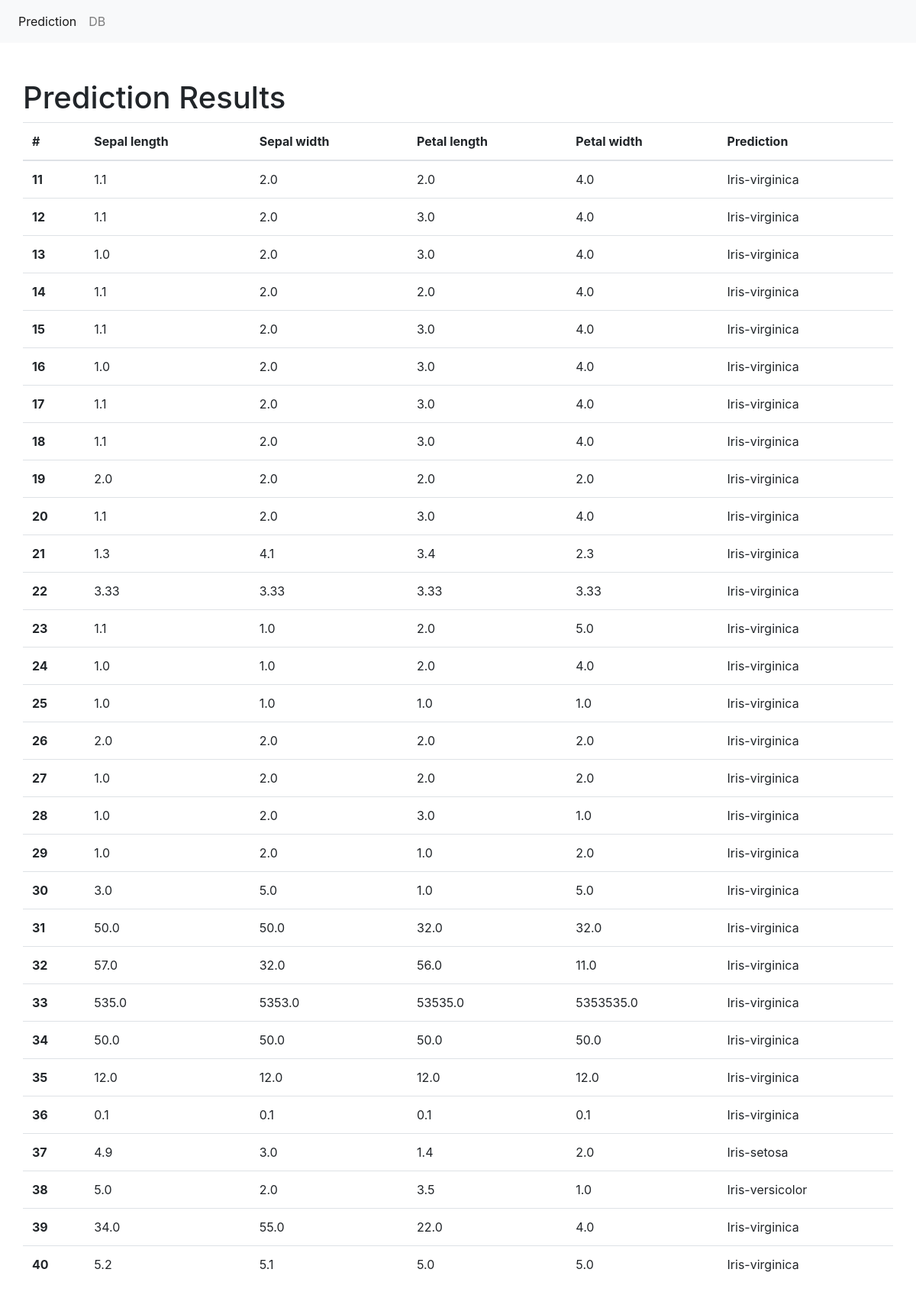
Before: /results/ with the older database file.
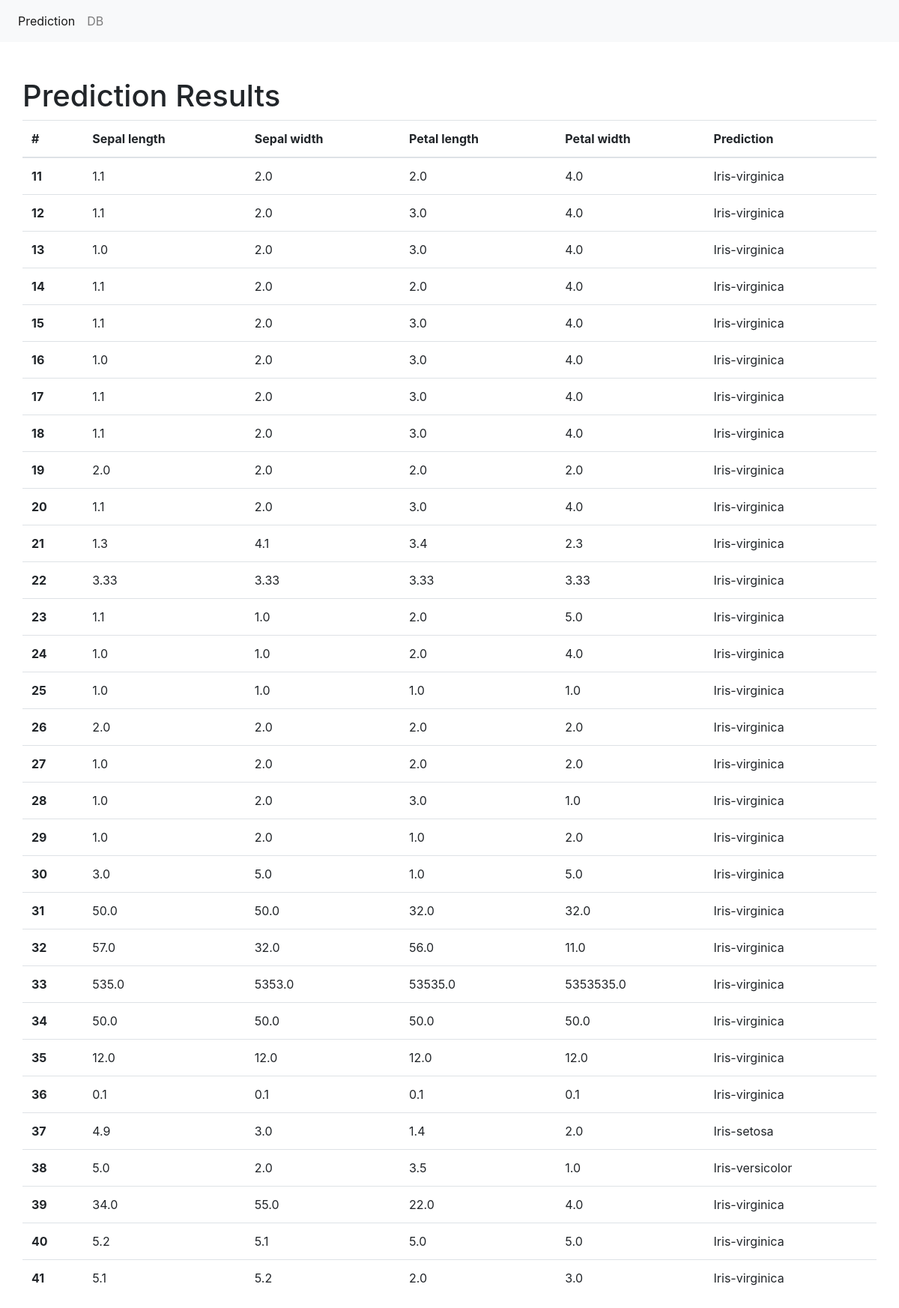
After: the same page with the newer database file.
### predict/models.py (models this page shows, shortened)
class PredResults(models.Model):
    sepal_length = models.FloatField()
    sepal_width = models.FloatField()
    petal_length = models.FloatField()
    petal_width = models.FloatField()
    classification = models.CharField(max_length=30)

### predict/views.py (the view)
# urls.py: path('results/', views.view_results, name='results'),
def view_results(request):
    data = {"dataset": PredResults.objects.all()}
    return render(request, "results.html", data)

### templates/results.html
{% extends "base.html" %}
{% block main %}
    <div class="container pt-5">
        <div class="row">
        <h1>Prediction Results</h1>
            <table class="table">
                <thead>
                <tr>
                <th scope="col">#</th>
                <th scope="col">Sepal length</th>
                <th scope="col">Sepal width</th>
                <th scope="col">Petal length</th>
                <th scope="col">Petal width</th>
                <th scope="col">Prediction</th>
                </tr>
                </thead>
                <tbody>
                {% for data in dataset %}
                    <tr>
                    <th scope="row">{{ data.id }}</th>
                    <td>{{ data.sepal_length }}</td>
                    <td>{{ data.sepal_width }}</td>
                    <td>{{ data.petal_length }}</td>
                    <td>{{ data.petal_width }}</td>
                    <td>{{ data.classification }}</td>
                    </tr>
                {% endfor %}
                </tbody>
            </table>
        </div>
    </div>
{% endblock %}

### templates/base.html (shortened to what this page needs)
<!doctype html>
<html lang="en">
    <head>
    <link rel="stylesheet" href="https://stackpath.bootstrapcdn.com/bootstrap/4.4.1/css/bootstrap.min.css">
    </head>
    <body>
    <nav class="navbar navbar-expand-lg navbar-light bg-light">
        <div class="collapse navbar-collapse" id="navbarSupportedContent">
            <ul class="navbar-nav mr-auto">
                <li class="nav-item active">
                    <a class="nav-link" href="/">Prediction <span class="sr-only">(current)</span></a>
                </li>
                <li class="nav-item">
                    <a class="nav-link" href="/results">DB</a>
                </li>
            </ul>
        </div>
    </nav>
    {% block main %}
    {% endblock %}
    </body>
</html>

Changed rows visible on the page:
added PredResults: id "41", sepal_length "5.1", sepal_width "5.2", petal_length "2.0", petal_width "3.0", classification "Iris-virginica"
